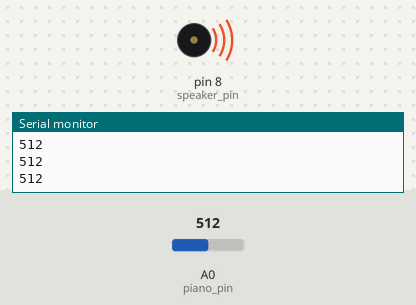
This sketch was run on a simulated Arduino Uno, built with avr-gcc and run on an emulated ATmega328P. On the bench: buzzer (waves = sounding), the last lines printed to the serial monitor. The test bench sets the inputs (shaded band); at power-on: A0 (piano_pin) = 512.

Above: at 1.2 s.
1.3 s: A0 (piano_pin) set to 941
At 1.9 s:
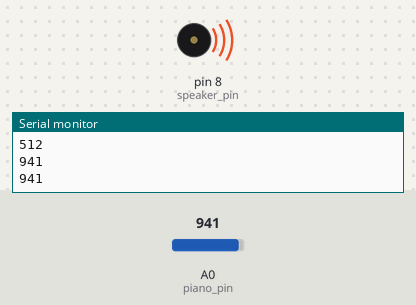
4.3 s: A0 (piano_pin) set to 959
At 5.5 s:
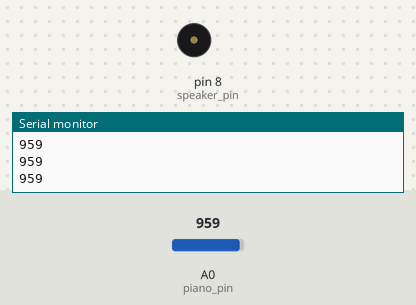
6.0 s: A0 (piano_pin) set to 940
At 6.4 s:
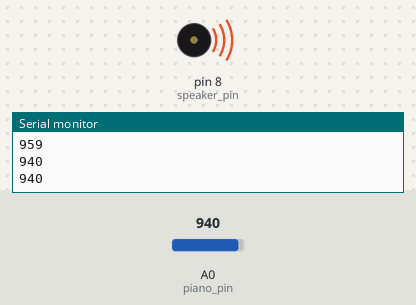
9.0 s: A0 (piano_pin) set to 960
At 10.1 s:
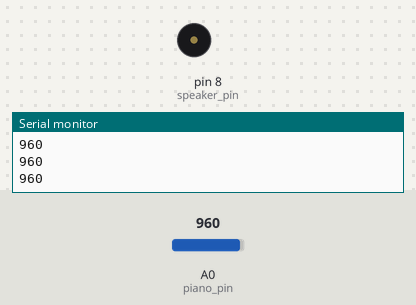
Timing chart, 0 to 11.5 s (numbered marks = the images above; inputs shaded):
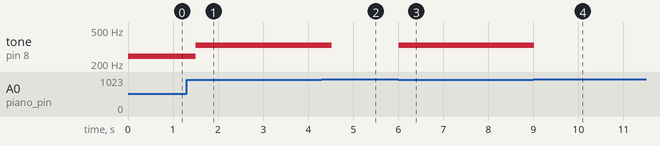

Measured:
- the behaviour switches between 949 and 950 on A0 (piano_pin) (found by bisection; images 1 and 2)
- after the input at 1.3 s, tone on pin 8 (speaker_pin): 247 Hz → 330 Hz after 0.21 s
- after the input at 4.3 s, tone on pin 8 (speaker_pin): 330 Hz → silent after 0.22 s
- after the input at 6.0 s, tone on pin 8 (speaker_pin): silent → 330 Hz at once
- after the input at 9.0 s, tone on pin 8 (speaker_pin): 330 Hz → silent at once

The sketch:

_20_1_pin_7_weerstanden_in_serie_piano.ino
```cpp
const int speaker_pin = 8;
const int piano_pin = A0;

void setup()
{
  Serial.begin(9600);
  pinMode(A0, INPUT);
}

void loop()
{
  const int piano_waarde = analogRead(piano_pin);
  Serial.println(piano_waarde);
  if (piano_waarde < 150)
  {
    tone(speaker_pin, 175, 250);
    delay(250);
  }
  else if (piano_waarde < 300)
  {
    tone(speaker_pin, 196, 250);
    delay(250);
  }
  else if (piano_waarde < 450)
  {
    tone(speaker_pin, 220, 250);
    delay(250);
  }
  else if (piano_waarde < 600)
  {
    tone(speaker_pin, 247, 250);
    delay(250);
  }
  else if (piano_waarde < 700)
  {
    tone(speaker_pin, 262, 250);
    delay(250);
  }
  else if (piano_waarde < 800)
  {
    tone(speaker_pin, 294, 250);
    delay(250);
  }
  else if (piano_waarde < 950)
  {
    tone(speaker_pin, 330, 250);
    delay(250);
  }
  delay(1);
}
```
